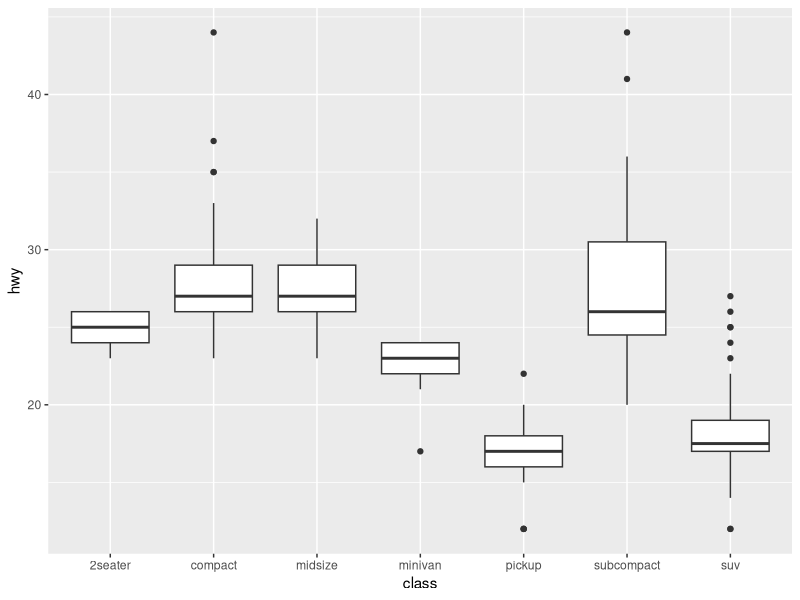
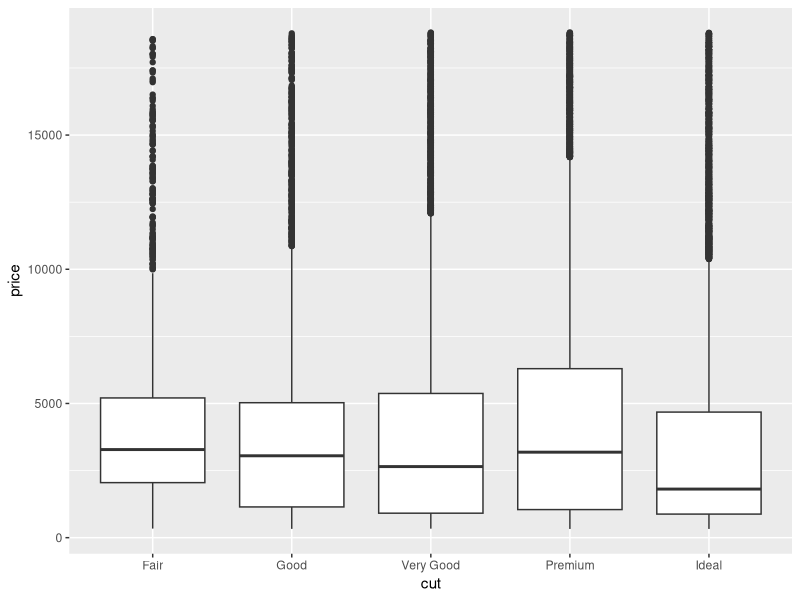
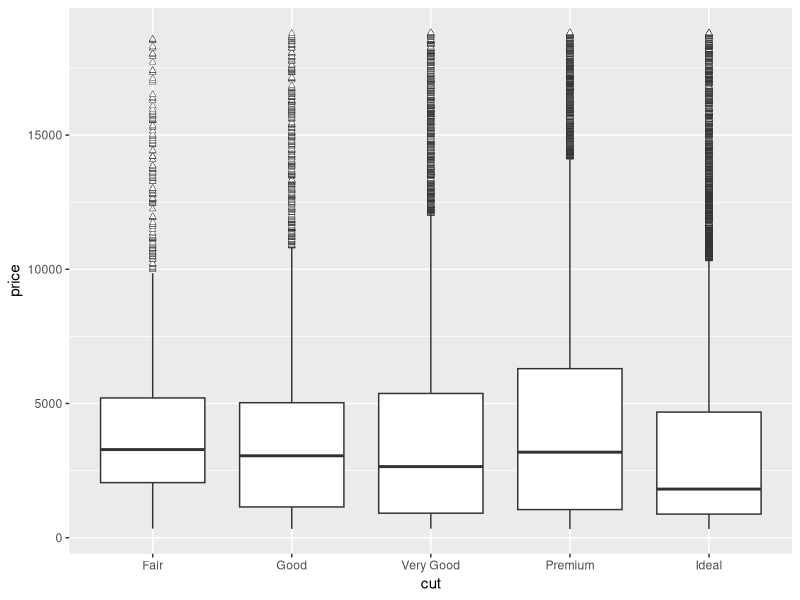
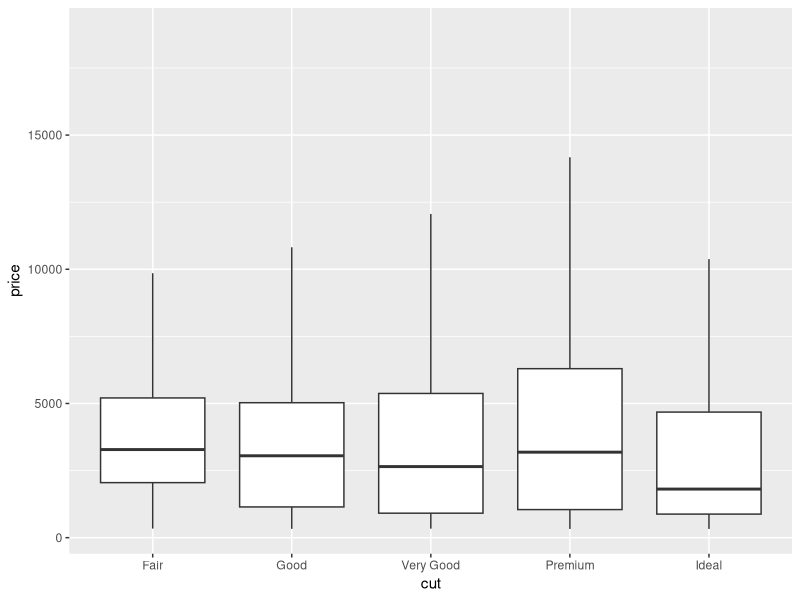
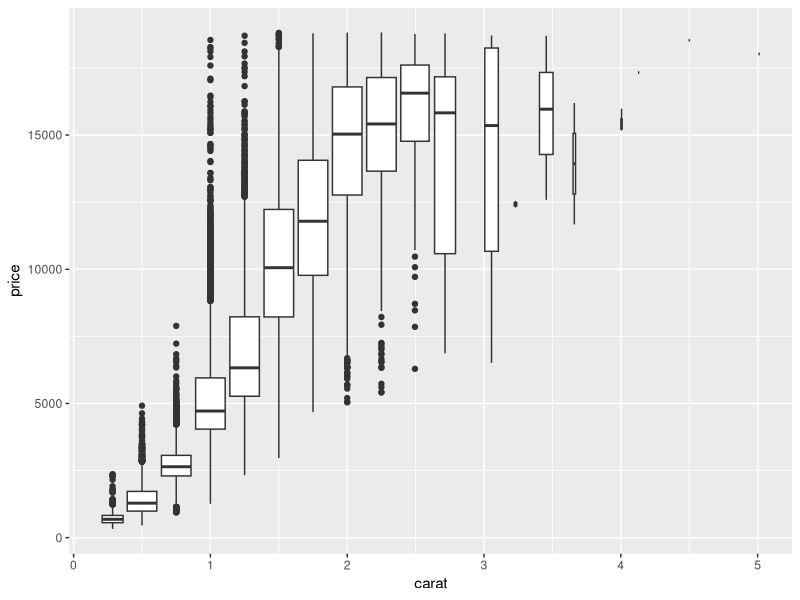
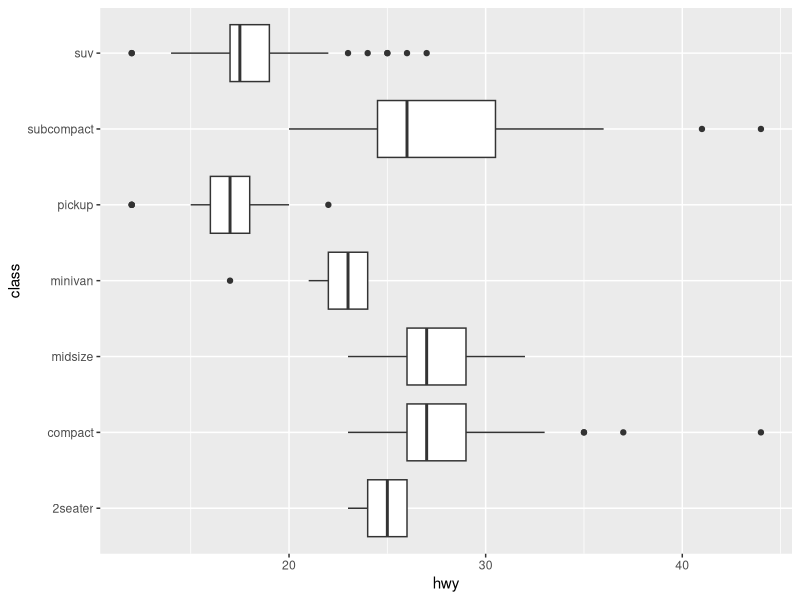
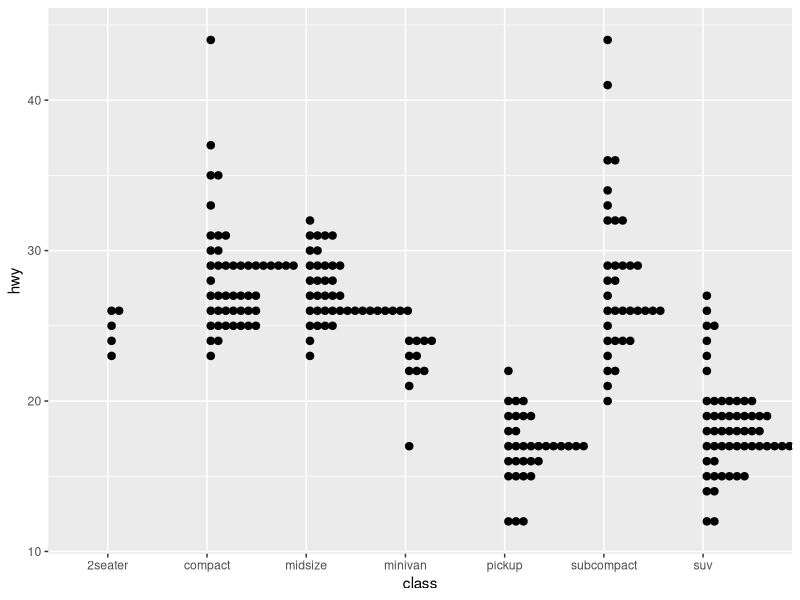
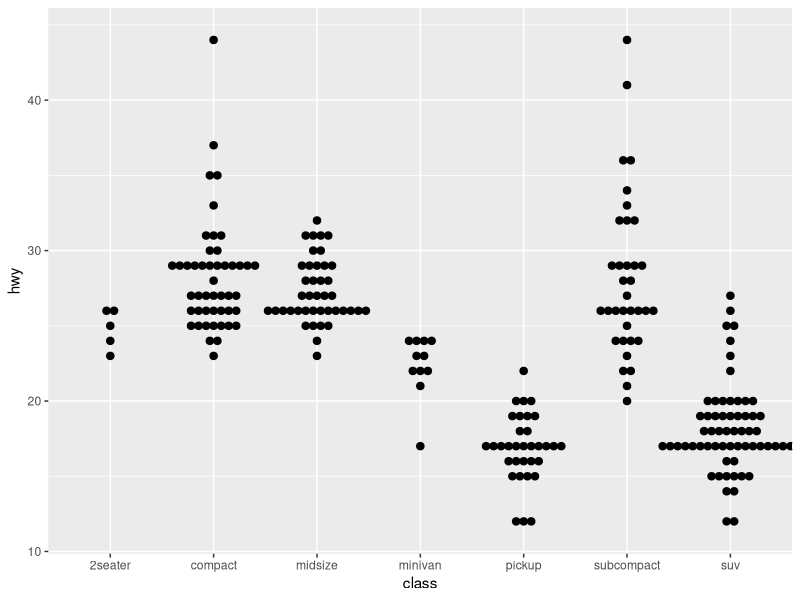

The R script that drew these images, in order:
## ---- chunk 1
knitr::opts_chunk$set(echo = TRUE)
## ---- chunk 2
library(ggplot2)
library(dplyr)
ggplot(data = mpg) +
  geom_boxplot(mapping = aes(x = class, y = hwy))
## ---- chunk 3
ggplot(data = diamonds) +
  geom_boxplot(mapping = aes(x = cut, y = price))
## ---- chunk 4
ggplot(data = diamonds) +
  geom_boxplot(mapping = aes(x = cut, y = price), outlier.shape = 24, 
               outlier.fill = "white", outlier.stroke = 0.25)
## ---- chunk 5
ggplot(data = diamonds) +
  geom_boxplot(mapping = aes(x = cut, y = price), outlier.alpha = 0)
## ---- chunk 6
ggplot(data = diamonds) +
  geom_boxplot(mapping = aes(x = carat, y = price, 
                             group = cut_width(carat, width = 0.25)))
## ---- chunk 7
ggplot(data = mpg) +
  geom_boxplot(mapping = aes(x = class, y = hwy)) + 
  coord_flip()
## ---- chunk 8
ggplot(data = mpg) +
  geom_dotplot(mapping = aes(x = class, y = hwy), binaxis = "y", 
               dotsize = 0.5, binwidth = 1)
## ---- chunk 9
ggplot(data = mpg) +
  geom_dotplot(mapping = aes(x = class, y = hwy), binaxis = "y", 
               dotsize = 0.5, binwidth = 1, stackdir = 'center')
## ---- chunk 10
ggplot(data = mpg) +
  geom_violin(mapping = aes(x = class, y = hwy))
## ---- chunk 11
ggplot(data = mpg) +
  geom_violin(mapping = aes(x = class, y = hwy),
              draw_quantiles = c(0.25, 0.5, 0.75))
## ---- chunk 12
ggplot(data = diamonds) +
  geom_count(mapping = aes(x = cut, y = clarity))

## ---- chunk 13
diamonds %>% 
  count(cut, clarity)
## ---- chunk 14
diamonds %>% 
  count(color, cut) %>% 
  ggplot(mapping = aes(x = color, y = cut)) +
  geom_tile(mapping = aes(fill = n))
